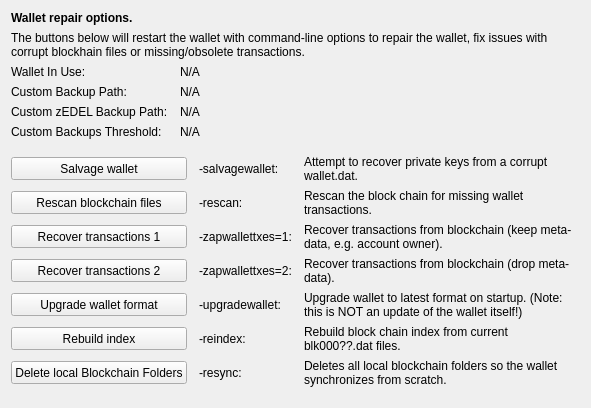
     <widget class="QWidget" name="tab_repair">
      <attribute name="title">
       <string>&amp;Wallet Repair</string>
      </attribute>
      <layout class="QGridLayout" name="gridLayout_4" columnstretch="0,0,0,0">
       <property name="horizontalSpacing">
        <number>12</number>
       </property>
       <item row="0" column="0" colspan="4">
        <widget class="QLabel" name="label_repair_header">
         <property name="font">
          <font>
           <weight>75</weight>
           <bold>true</bold>
          </font>
         </property>
         <property name="text">
          <string>Wallet repair options.</string>
         </property>
        </widget>
       </item>
       <item row="1" column="0" colspan="4">
        <widget class="QLabel" name="label_repair_helptext">
         <property name="font">
          <font>
           <weight>50</weight>
           <bold>false</bold>
          </font>
         </property>
         <property name="text">
          <string>The buttons below will restart the wallet with command-line options to repair the wallet, fix issues with corrupt blockhain files or missing/obsolete transactions.</string>
         </property>
         <property name="wordWrap">
          <bool>true</bool>
         </property>
        </widget>
       </item>
       <item row="2" column="0">
        <widget class="QLabel" name="wallet_path_label">
         <property name="text">
          <string>Wallet In Use:</string>
         </property>
        </widget>
       </item>
       <item row="2" column="1" colspan="3">
        <widget class="QLabel" name="wallet_path">
         <property name="cursor">
          <cursorShape>IBeamCursor</cursorShape>
         </property>
         <property name="text">
          <string>N/A</string>
         </property>
         <property name="textFormat">
          <enum>Qt::PlainText</enum>
         </property>
         <property name="textInteractionFlags">
          <set>Qt::LinksAccessibleByMouse|Qt::TextSelectableByKeyboard|Qt::TextSelectableByMouse</set>
         </property>
        </widget>
       </item>
       <item row="3" column="0">
        <widget class="QLabel" name="wallet_custombackuppath_label">
         <property name="visible">
          <bool>false</bool>
         </property>
         <property name="text">
          <string>Custom Backup Path:</string>
         </property>
        </widget>
       </item>
       <item row="3" column="1" colspan="3">
        <widget class="QLabel" name="wallet_custombackuppath">
         <property name="cursor">
          <cursorShape>IBeamCursor</cursorShape>
         </property>
         <property name="visible">
          <bool>false</bool>
         </property>
         <property name="text">
          <string>N/A</string>
         </property>
         <property name="textFormat">
          <enum>Qt::PlainText</enum>
         </property>
         <property name="textInteractionFlags">
          <set>Qt::LinksAccessibleByMouse|Qt::TextSelectableByKeyboard|Qt::TextSelectableByMouse</set>
         </property>
        </widget>
       </item>
       <item row="4" column="0">
        <widget class="QLabel" name="wallet_customzpivbackuppath_label">
         <property name="visible">
          <bool>false</bool>
         </property>
         <property name="text">
          <string>Custom zEDEL Backup Path:</string>
         </property>
        </widget>
       </item>
       <item row="4" column="1" colspan="3">
        <widget class="QLabel" name="wallet_customzpivbackuppath">
         <property name="cursor">
          <cursorShape>IBeamCursor</cursorShape>
         </property>
         <property name="visible">
          <bool>false</bool>
         </property>
         <property name="text">
          <string>N/A</string>
         </property>
         <property name="textFormat">
          <enum>Qt::PlainText</enum>
         </property>
         <property name="textInteractionFlags">
          <set>Qt::LinksAccessibleByMouse|Qt::TextSelectableByKeyboard|Qt::TextSelectableByMouse</set>
         </property>
        </widget>
       </item>
       <item row="5" column="0">
        <widget class="QLabel" name="wallet_custombackupthreshold_label">
         <property name="visible">
          <bool>false</bool>
         </property>
         <property name="text">
          <string>Custom Backups Threshold:</string>
         </property>
        </widget>
       </item>
       <item row="5" column="1" colspan="3">
        <widget class="QLabel" name="wallet_custombackupthreshold">
         <property name="cursor">
          <cursorShape>IBeamCursor</cursorShape>
         </property>
         <property name="visible">
          <bool>false</bool>
         </property>
         <property name="text">
          <string>N/A</string>
         </property>
         <property name="textFormat">
          <enum>Qt::PlainText</enum>
         </property>
         <property name="textInteractionFlags">
          <set>Qt::LinksAccessibleByMouse|Qt::TextSelectableByKeyboard|Qt::TextSelectableByMouse</set>
         </property>
        </widget>
       </item>
       <item row="6" column="0">
        <spacer name="verticalSpacer_repair1">
         <property name="orientation">
          <enum>Qt::Vertical</enum>
         </property>
         <property name="sizeHint" stdset="0">
          <size>
           <width>10</width>
           <height>10</height>
          </size>
         </property>
        </spacer>
       </item>
       <item row="7" column="0" colspan="2">
        <widget class="QPushButton" name="btn_salvagewallet">
         <property name="minimumSize">
          <size>
           <width>100</width>
           <height>23</height>
          </size>
         </property>
         <property name="text">
          <string>Salvage wallet</string>
         </property>
        </widget>
       </item>
       <item row="7" column="2">
        <widget class="QLabel" name="label_repair_salvage_command">
         <property name="text">
          <string notr="true">-salvagewallet:</string>
         </property>
        </widget>
       </item>
       <item row="7" column="3">
        <widget class="QLabel" name="label_repair_salvage">
         <property name="text">
          <string>Attempt to recover private keys from a corrupt wallet.dat.</string>
         </property>
         <property name="wordWrap">
          <bool>true</bool>
         </property>
        </widget>
       </item>
       <item row="8" column="0" colspan="2">
        <widget class="QPushButton" name="btn_rescan">
         <property name="minimumSize">
          <size>
           <width>100</width>
           <height>23</height>
          </size>
         </property>
         <property name="text">
          <string>Rescan blockchain files</string>
         </property>
        </widget>
       </item>
       <item row="8" column="2">
        <widget class="QLabel" name="label_repair_rescan_command">
         <property name="text">
          <string notr="true">-rescan:</string>
         </property>
        </widget>
       </item>
       <item row="8" column="3">
        <widget class="QLabel" name="label_repair_rescan">
         <property name="text">
          <string>Rescan the block chain for missing wallet transactions.</string>
         </property>
         <property name="wordWrap">
          <bool>true</bool>
         </property>
        </widget>
       </item>
       <item row="9" column="0" colspan="2">
        <widget class="QPushButton" name="btn_zapwallettxes1">
         <property name="minimumSize">
          <size>
           <width>100</width>
           <height>23</height>
          </size>
         </property>
         <property name="text">
          <string>Recover transactions 1</string>
         </property>
        </widget>
       </item>
       <item row="9" column="2">
        <widget class="QLabel" name="label_repair_zap1_command">
         <property name="text">
          <string notr="true">-zapwallettxes=1:</string>
         </property>
        </widget>
       </item>
       <item row="9" column="3">
        <widget class="QLabel" name="label_repair_zap1">
         <property name="text">
          <string>Recover transactions from blockchain (keep meta-data, e.g. account owner).</string>
         </property>
         <property name="wordWrap">
          <bool>true</bool>
         </property>
        </widget>
       </item>
       <item row="10" column="0" colspan="2">
        <widget class="QPushButton" name="btn_zapwallettxes2">
         <property name="minimumSize">
          <size>
           <width>100</width>
           <height>23</height>
          </size>
         </property>
         <property name="text">
          <string>Recover transactions 2</string>
         </property>
        </widget>
       </item>
       <item row="10" column="2">
        <widget class="QLabel" name="label_repair_zap2_command">
         <property name="text">
          <string notr="true">-zapwallettxes=2:</string>
         </property>
        </widget>
       </item>
       <item row="10" column="3">
        <widget class="QLabel" name="label_repair_zap2">
         <property name="text">
          <string>Recover transactions from blockchain (drop meta-data).</string>
         </property>
         <property name="wordWrap">
          <bool>true</bool>
         </property>
        </widget>
       </item>
       <item row="11" column="0" colspan="2">
        <widget class="QPushButton" name="btn_upgradewallet">
         <property name="minimumSize">
          <size>
           <width>100</width>
           <height>23</height>
          </size>
         </property>
         <property name="text">
          <string>Upgrade wallet format</string>
         </property>
        </widget>
       </item>
       <item row="11" column="2">
        <widget class="QLabel" name="label_repair_upgrade_command">
         <property name="text">
          <string notr="true">-upgradewallet:</string>
         </property>
        </widget>
       </item>
       <item row="11" column="3">
        <widget class="QLabel" name="label_repair_upgrade">
         <property name="text">
          <string>Upgrade wallet to latest format on startup. (Note: this is NOT an update of the wallet itself!)</string>
         </property>
         <property name="wordWrap">
          <bool>true</bool>
         </property>
        </widget>
       </item>
       <item row="12" column="0" colspan="2">
        <widget class="QPushButton" name="btn_reindex">
         <property name="minimumSize">
          <size>
           <width>100</width>
           <height>23</height>
          </size>
         </property>
         <property name="text">
          <string>Rebuild index</string>
         </property>
        </widget>
       </item>
       <item row="12" column="2">
        <widget class="QLabel" name="label_repair_reindex_command">
         <property name="text">
          <string notr="true">-reindex:</string>
         </property>
        </widget>
       </item>
       <item row="12" column="3">
        <widget class="QLabel" name="label_repair_reindex">
         <property name="text">
          <string>Rebuild block chain index from current blk000??.dat files.</string>
         </property>
         <property name="wordWrap">
          <bool>true</bool>
         </property>
        </widget>
       </item>
       <item row="13" column="0" colspan="2">
        <widget class="QPushButton" name="btn_resync">
         <property name="minimumSize">
          <size>
           <width>100</width>
           <height>23</height>
          </size>
         </property>
         <property name="text">
          <string>Delete local Blockchain Folders</string>
         </property>
        </widget>
       </item>
       <item row="13" column="2">
        <widget class="QLabel" name="label_repair_resync_command">
         <property name="text">
          <string>-resync:</string>
         </property>
        </widget>
       </item>
       <item row="13" column="3">
        <widget class="QLabel" name="label_repair_resync">
         <property name="text">
          <string>Deletes all local blockchain folders so the wallet synchronizes from scratch.</string>
         </property>
         <property name="wordWrap">
          <bool>true</bool>
         </property>
        </widget>
       </item>
       <item row="14" column="0">
        <spacer name="verticalSpacer_repair2">
         <property name="orientation">
          <enum>Qt::Vertical</enum>
         </property>
         <property name="sizeHint" stdset="0">
          <size>
           <width>20</width>
           <height>10</height>
          </size>
         </property>
        </spacer>
       </item>
      </layout>
     </widget>
